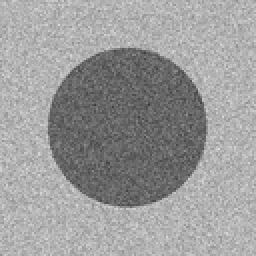
%> input picture CS390s/Image_Folder/output/Gaussian.jpg, 128 x 128 px, shrunk from 256 x 256 before the run, given in place of RedFlower.jpg, which was not available (shown 2 times larger)
$ octave Kha_Nguyen_HW2.m   (GNU Octave 9; MATLAB toolbox functions it lacks are replaced by stand-ins)
%> lines starting %> are read from the running program, lines starting %| are printed output that depends on the picture; pictures that were not available may be replaced by others from this repository, and a replacement may not be noted
clc
clear all
close all


path='./Image_Folder/'; % this is your working path
impath=[ path,'RedFlower.jpg' ]; % path of the image
im=imread(impath);
%> im is the input picture: size 128x128 uint8; min 60, max 220, mean 155.4
figure,imshow(im); % you could also try image() imagesc() other image display functions

im_resized=imresize(im,[256,256]); % crop the image to pixel of 256*256

img=rgb2gray(im_resized); % change image to gray scale
out_impath=[path,'output/','Original.jpg'];% path of the output im
imwrite(im,out_impath);
out_impath=[path,'output/','Image_Gray.jpg'];% path of the output im
imwrite(img,out_impath);
figure,imshow(img);

axis image;
axis off;

title('Original Image');

%Averaging Filter
avgR1 = [1 1 1
         1 1 1
         1 1 1]/9;
imgFiltered = imfilter(img,avgR1,'same');
figure, imshow(imgFiltered);
title('Average Filtered Image');
out_impath=[path,'output/','Averaging_Filter.jpg'];% path of the output
imwrite(imgFiltered,out_impath);

%Sobel Filter
sobelH = [-1 -2 -1
          0  0  0
          1  2  1];
sobelV = [-1 0 1
          -2 0 2
          -1 0 1];
imgSobelH = filter2(sobelH,img,'same');
figure, imshow(imgSobelH);
%> after `imshow(imgSobelH)`:
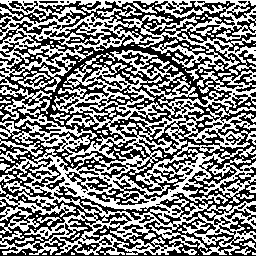
%> displayed picture: size 256x256, on the screen's scale of 0 to 255; 49.9% white in thin lines or dots
title('Soble Filtered Horizontal');
imgSobelV = filter2(sobelV,img,'same');
figure, imshow(imgSobelV);
%> after `imshow(imgSobelV)`:
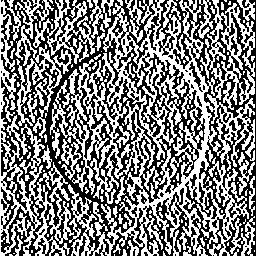
%> displayed picture: size 256x256, on the screen's scale of 0 to 255; 49.5% white in thin lines or dots
title('Soble Filtered Vertically');
imgSobelFiltered = (imgSobelH + imgSobelV)/2;
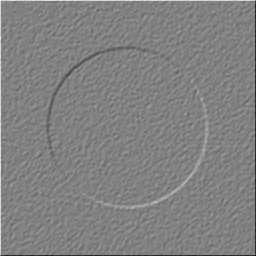
%> imgSobelFiltered: size 256x256 double; min -542, max 527, mean 0; drawn with min black and max white
figure, imshow(imgSobelFiltered);
%> after `imshow(imgSobelFiltered)`:
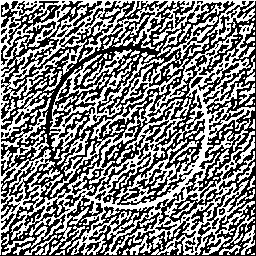
%> displayed picture: size 256x256, on the screen's scale of 0 to 255; 49.5% white in thin lines or dots
title('Sobel Filtered Together');

out_impath=[path,'output/','Sobel_Horizontal.jpg'];% path of the output
imwrite(imgSobelH,out_impath);
out_impath=[path,'output/','Sobel_Vertical.jpg'];% path of the output
imwrite(imgSobelV,out_impath);
out_impath=[path,'output/','Sobel_Filtered.jpg'];% path of the output
imwrite(imgSobelFiltered,out_impath);

%Laplacian Filter
laplacian = [0 1 0
             1 -4 1
             0 1 0];
imgLaplacianFiltered = imfilter(img,laplacian);
figure, imshow(imgLaplacianFiltered);
title('Laplacian Filtered Image');
out_impath=[path,'output/','Laplacian_Filter.jpg'];% path of the output im
imwrite(imgLaplacianFiltered,out_impath);

%Median Filter
img=imnoise(img,'salt & pepper',0.02); %add salt and pepper for median filter
img = double(img);
%> img: size 256x256 double
img2=img;
figure,imagesc(img);
colormap(gray(256));

medianKernel = [1 1 1
                1 1 1
                1 1 1]/9;

for i=2:size(img,1)-1
    for j=2:size(img,2)-1
tp=img(i-1:i+1,j-1:j+1);
img2(i,j)=median(tp(:));
    end
end

img2 = imfilter(img,medianKernel,'same');
figure,imagesc(abs(img2));
colormap(gray(256));
title('Median Filtered Image');
out_impath=[path,'output/','Median_Filtered.jpg'];% path of the output im
imwrite(img2,out_impath);

%Robert Filter
img2=rgb2gray(im_resized);
img2=double(img2);
robert1= [-1 0
           0 1];
robert2= [0 -1
          1  0];

im2=imfilter(img2,robert1);
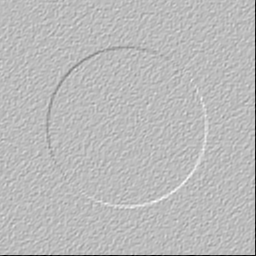
%> im2: size 256x256 double; min -208, max 74, mean -1.4; drawn with min black and max white
im3=imfilter(img2,robert2);
robertFilter = sqrt((im2.^2+im3.^2)/2);
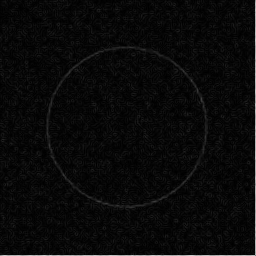
%> robertFilter: size 256x256 double; min 0, max 206.5, mean 9.9
figure, imagesc(abs(robertFilter));
colormap(gray(256));
title('Robert Filtered Image');
out_impath=[path,'output/','Robert_Filter.jpg'];
imwrite(robertFilter,out_impath);
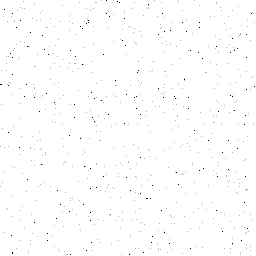
%> saved as Robert_Filter.jpg: size 256x256 uint8; min 0, max 255, mean 253.7

$ run again, on CS390s/Image_Folder/output/Salt&Pepper.jpg
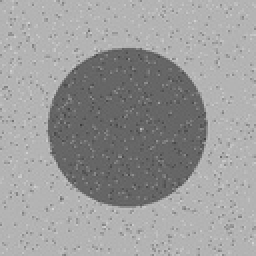
%> input picture CS390s/Image_Folder/output/Salt&Pepper.jpg, 128 x 128 px, shrunk from 256 x 256 before the run, given in place of RedFlower.jpg, which was not available (shown 2 times larger)
%> im is the input picture: size 128x128 uint8; min 61, max 212, mean 155.1
%> `imshow(imgSobelH)`:
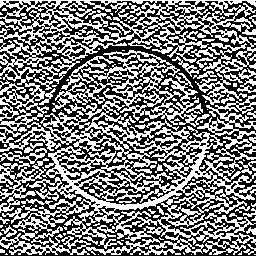
%> displayed picture: size 256x256, on the screen's scale of 0 to 255; 48.5% white in thin lines or dots
%> `imwrite(robertFilter,out_impath);`:
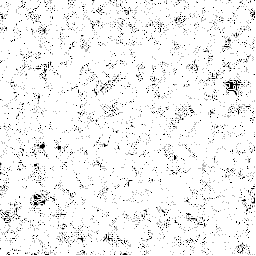
%> saved as Robert_Filter.jpg: size 256x256 uint8; min 0, max 255, mean 242.4
